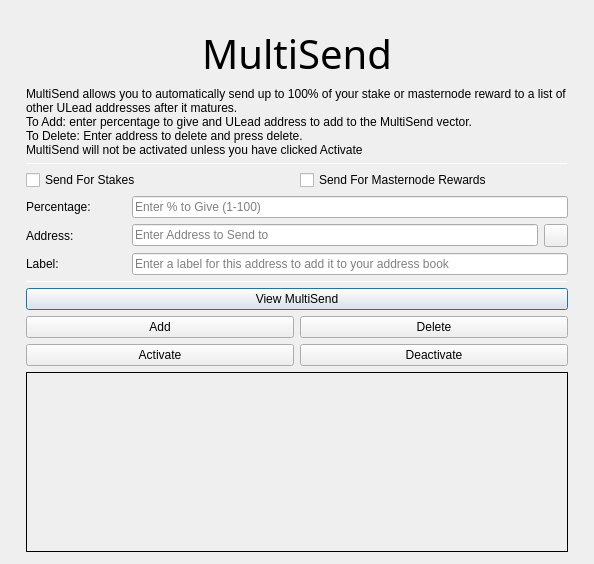
<?xml version="1.0" encoding="UTF-8"?>
<ui version="4.0">
 <class>MultiSendDialog</class>
 <widget class="QDialog" name="MultiSendDialog">
  <property name="windowModality">
   <enum>Qt::NonModal</enum>
  </property>
  <property name="geometry">
   <rect>
    <x>0</x>
    <y>0</y>
    <width>594</width>
    <height>526</height>
   </rect>
  </property>
  <property name="windowTitle">
   <string>MultiSend</string>
  </property>
  <layout class="QVBoxLayout" name="verticalLayout" stretch="0">
   <property name="leftMargin">
    <number>6</number>
   </property>
   <property name="topMargin">
    <number>6</number>
   </property>
   <property name="rightMargin">
    <number>6</number>
   </property>
   <property name="bottomMargin">
    <number>6</number>
   </property>
   <item>
    <layout class="QVBoxLayout" name="verticalLayout_Main" stretch="0,1,1,1,0,1,1,1">
     <property name="leftMargin">
      <number>20</number>
     </property>
     <property name="topMargin">
      <number>20</number>
     </property>
     <property name="rightMargin">
      <number>20</number>
     </property>
     <property name="bottomMargin">
      <number>20</number>
     </property>
     <item>
      <widget class="QLabel" name="multiSendHeader">
       <property name="font">
        <font>
         <family>Hind</family>
         <pointsize>30</pointsize>
         <weight>50</weight>
         <bold>false</bold>
        </font>
       </property>
       <property name="text">
        <string>MultiSend</string>
       </property>
       <property name="alignment">
        <set>Qt::AlignCenter</set>
       </property>
      </widget>
     </item>
     <item>
      <widget class="QLabel" name="label_2">
       <property name="lineWidth">
        <number>1</number>
       </property>
       <property name="text">
        <string>MultiSend allows you to automatically send up to 100% of your stake or masternode reward to a list of other ULead addresses after it matures.
To Add: enter percentage to give and ULead address to add to the MultiSend vector.
To Delete: Enter address to delete and press delete.
MultiSend will not be activated unless you have clicked Activate</string>
       </property>
       <property name="alignment">
        <set>Qt::AlignLeading|Qt::AlignLeft|Qt::AlignTop</set>
       </property>
       <property name="wordWrap">
        <bool>true</bool>
       </property>
      </widget>
     </item>
     <item>
      <widget class="Line" name="line">
       <property name="minimumSize">
        <size>
         <width>0</width>
         <height>1</height>
        </size>
       </property>
       <property name="maximumSize">
        <size>
         <width>16777215</width>
         <height>1</height>
        </size>
       </property>
       <property name="orientation">
        <enum>Qt::Horizontal</enum>
       </property>
      </widget>
     </item>
     <item>
      <layout class="QVBoxLayout" name="verticalLayout_Settings">
       <item>
        <layout class="QHBoxLayout" name="horizontalLayout">
         <item>
          <widget class="QCheckBox" name="multiSendStakeCheckBox">
           <property name="text">
            <string>Send For Stakes</string>
           </property>
          </widget>
         </item>
         <item>
          <widget class="QCheckBox" name="multiSendMasternodeCheckBox">
           <property name="text">
            <string>Send For Masternode Rewards</string>
           </property>
          </widget>
         </item>
        </layout>
       </item>
       <item>
        <layout class="QHBoxLayout" name="horizontalLayout_6">
         <item>
          <widget class="QLabel" name="label">
           <property name="minimumSize">
            <size>
             <width>100</width>
             <height>0</height>
            </size>
           </property>
           <property name="toolTip">
            <string>Percentage of stake to send</string>
           </property>
           <property name="text">
            <string>Percentage:</string>
           </property>
          </widget>
         </item>
         <item>
          <widget class="QLineEdit" name="multiSendPercentEdit">
           <property name="toolTip">
            <string>Enter whole numbers 1 - 100</string>
           </property>
           <property name="placeholderText">
            <string>Enter % to Give (1-100)</string>
           </property>
          </widget>
         </item>
        </layout>
       </item>
       <item>
        <layout class="QHBoxLayout" name="horizontalLayout_7">
         <item>
          <widget class="QLabel" name="label_5">
           <property name="minimumSize">
            <size>
             <width>100</width>
             <height>0</height>
            </size>
           </property>
           <property name="toolTip">
            <string>Address to send portion of stake to</string>
           </property>
           <property name="text">
            <string>Address:</string>
           </property>
          </widget>
         </item>
         <item>
          <widget class="QLineEdit" name="multiSendAddressEdit">
           <property name="toolTip">
            <string/>
           </property>
           <property name="placeholderText">
            <string>Enter Address to Send to</string>
           </property>
          </widget>
         </item>
         <item>
          <widget class="QToolButton" name="addressBookButton">
           <property name="maximumSize">
            <size>
             <width>16777215</width>
             <height>32</height>
            </size>
           </property>
           <property name="toolTip">
            <string>Choose an address from the address book</string>
           </property>
           <property name="text">
            <string/>
           </property>
           <property name="icon">
            <iconset resource="../ulead.qrc">
             <normaloff>:/icons/address-book</normaloff>:/icons/address-book</iconset>
           </property>
           <property name="shortcut">
            <string>Alt+A</string>
           </property>
          </widget>
         </item>
        </layout>
       </item>
      </layout>
     </item>
     <item>
      <layout class="QHBoxLayout" name="horizontalLayout_3">
       <item>
        <widget class="QLabel" name="label_3">
         <property name="minimumSize">
          <size>
           <width>100</width>
           <height>0</height>
          </size>
         </property>
         <property name="text">
          <string>Label:</string>
         </property>
        </widget>
       </item>
       <item>
        <widget class="QLineEdit" name="labelAddressLabelEdit">
         <property name="placeholderText">
          <string>Enter a label for this address to add it to your address book</string>
         </property>
        </widget>
       </item>
      </layout>
     </item>
     <item>
      <widget class="Line" name="line_2">
       <property name="minimumSize">
        <size>
         <width>0</width>
         <height>1</height>
        </size>
       </property>
       <property name="maximumSize">
        <size>
         <width>16777215</width>
         <height>1</height>
        </size>
       </property>
       <property name="orientation">
        <enum>Qt::Horizontal</enum>
       </property>
      </widget>
     </item>
     <item>
      <layout class="QVBoxLayout" name="verticalLayout_Buttons">
       <item>
        <layout class="QHBoxLayout" name="horizontalLayout_4">
         <item>
          <widget class="QPushButton" name="viewButton">
           <property name="toolTip">
            <string/>
           </property>
           <property name="statusTip">
            <string>View MultiSend Vector</string>
           </property>
           <property name="text">
            <string>View MultiSend</string>
           </property>
          </widget>
         </item>
        </layout>
       </item>
       <item>
        <layout class="QHBoxLayout" name="horizontalLayout_2">
         <item>
          <widget class="QPushButton" name="addButton">
           <property name="toolTip">
            <string/>
           </property>
           <property name="statusTip">
            <string>Add to MultiSend Vector</string>
           </property>
           <property name="text">
            <string>Add</string>
           </property>
          </widget>
         </item>
         <item>
          <widget class="QPushButton" name="deleteButton">
           <property name="toolTip">
            <string/>
           </property>
           <property name="statusTip">
            <string>Delete Address From MultiSend Vector</string>
           </property>
           <property name="text">
            <string>Delete</string>
           </property>
          </widget>
         </item>
        </layout>
       </item>
       <item>
        <layout class="QHBoxLayout" name="horizontalLayout_5">
         <item>
          <widget class="QPushButton" name="activateButton">
           <property name="statusTip">
            <string>Activate MultiSend</string>
           </property>
           <property name="text">
            <string>Activate</string>
           </property>
          </widget>
         </item>
         <item>
          <widget class="QPushButton" name="disableButton">
           <property name="statusTip">
            <string>Deactivate MultiSend</string>
           </property>
           <property name="text">
            <string>Deactivate</string>
           </property>
          </widget>
         </item>
        </layout>
       </item>
      </layout>
     </item>
     <item>
      <widget class="QLabel" name="message">
       <property name="minimumSize">
        <size>
         <width>0</width>
         <height>180</height>
        </size>
       </property>
       <property name="frameShape">
        <enum>QFrame::Panel</enum>
       </property>
       <property name="frameShadow">
        <enum>QFrame::Plain</enum>
       </property>
       <property name="lineWidth">
        <number>1</number>
       </property>
       <property name="midLineWidth">
        <number>1</number>
       </property>
       <property name="text">
        <string/>
       </property>
       <property name="alignment">
        <set>Qt::AlignLeading|Qt::AlignLeft|Qt::AlignTop</set>
       </property>
       <property name="wordWrap">
        <bool>true</bool>
       </property>
      </widget>
     </item>
    </layout>
   </item>
  </layout>
 </widget>
 <resources>
  <include location="../ulead.qrc"/>
 </resources>
 <connections/>
</ui>
